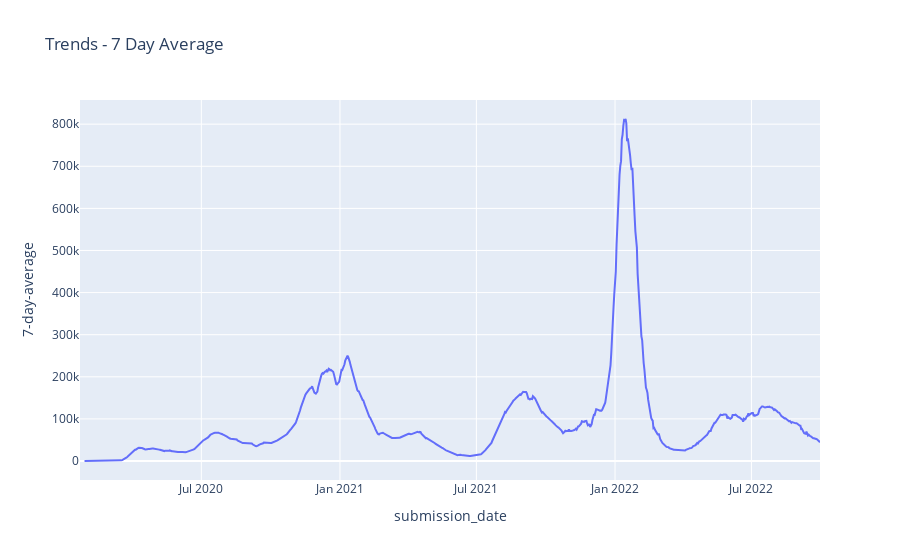

The notebook cell this image was saved under:
### Code cell
fig.show()

### Figure 1 — Plotly figure (JSON) as saved in the notebook; plotly's stock layout.template omitted (floating-point values rounded to 4 significant figures; data arrays with more than 128 entries replaced by an {"elided": "..."} marker saying what was removed)
{"data": [{"hovertemplate": "submission_date=%{x}<br>7-day-average=%{y}<extra></extra>", "legendgroup": "", "line": {"color": "#636efa", "dash": "solid"}, "marker": {"symbol": "circle"}, "mode": "lines", "name": "", "orientation": "v", "showlegend": false, "type": "scatter", "x": {"elided": "983 str values"}, "xaxis": "x", "y": {"elided": "983 int values"}, "yaxis": "y"}], "layout": {"legend": {"tracegroupgap": 0}, "title": {"text": "Trends - 7 Day Average"}, "xaxis": {"anchor": "y", "domain": [0, 1], "title": {"text": "submission_date"}}, "yaxis": {"anchor": "x", "domain": [0, 1], "title": {"text": "7-day-average"}}}}
